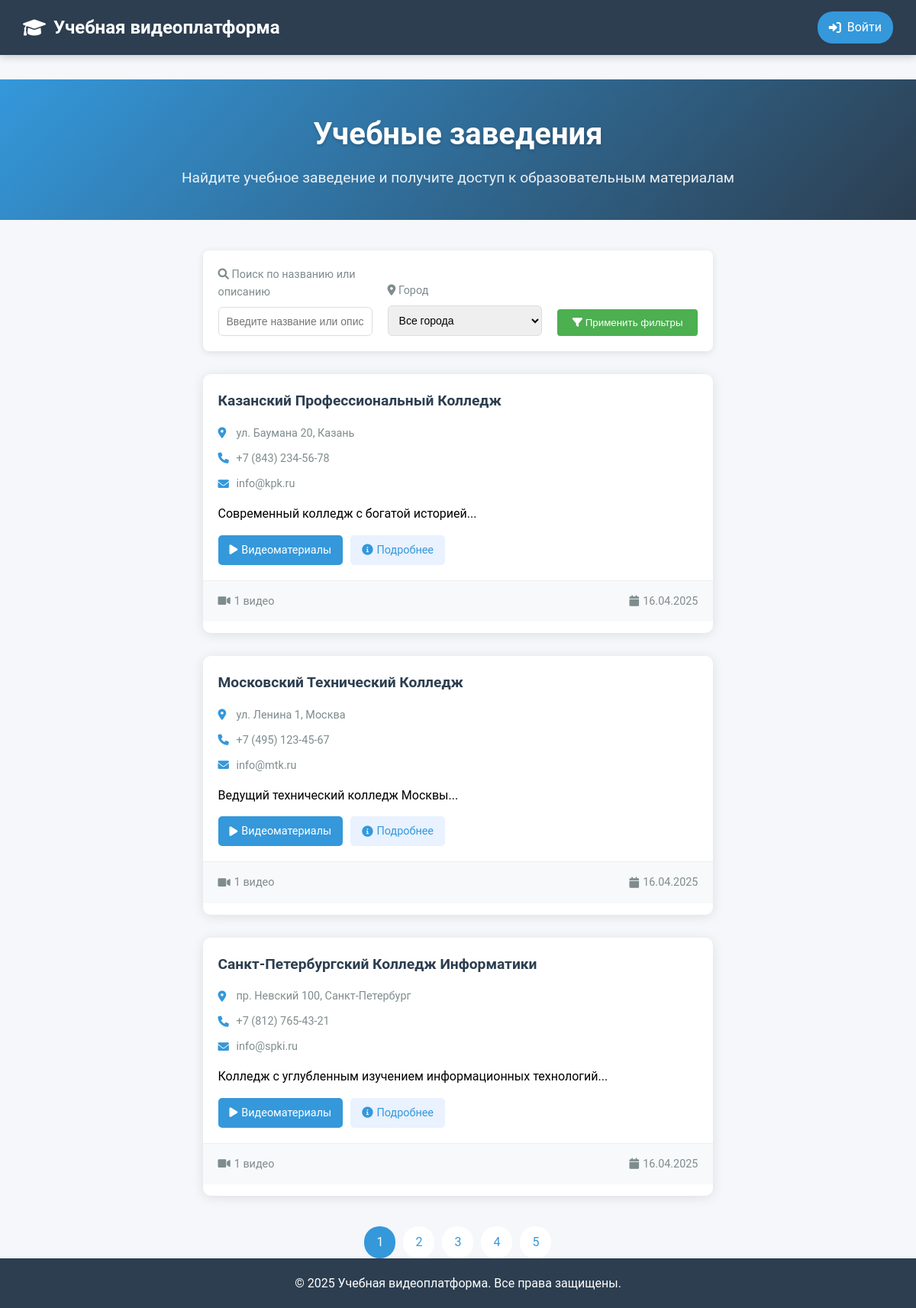
Page /colleges_list.php on the committed database.
### tables this page shows
CREATE TABLE `colleges` (
  `id` int(11) NOT NULL,
  `name` varchar(255) NOT NULL,
  `address` varchar(255) DEFAULT NULL,
  `phone` varchar(50) DEFAULT NULL,
  `email` varchar(255) DEFAULT NULL,
  `description` text DEFAULT NULL,
  `created_at` timestamp NOT NULL DEFAULT current_timestamp()
);

### colleges_list.php (the view, shortened to what this page needs)
<?php
require_once 'config/database.php';
try {
    $search = isset($_GET['search']) ? trim($_GET['search']) : '';
    $sql = "SELECT c.*,
            (SELECT COUNT(*) FROM videos v WHERE v.college_id = c.id) as video_count,
            DATE_FORMAT(c.created_at, '%d.%m.%Y') as formatted_date
            FROM colleges c WHERE 1=1";
    $params = [];
    $sql .= " ORDER BY c.name";
    $stmt = $pdo->prepare($sql);
    $stmt->execute($params);
    $colleges = $stmt->fetchAll(PDO::FETCH_ASSOC);
} catch(PDOException $e) {
    $error = 'Ошибка базы данных: ' . $e->getMessage();
}
?>
<!DOCTYPE html>
<html lang="ru">
<head>
    <link rel="stylesheet" href="css/admin.css">
    <link rel="stylesheet" href="https://cdnjs.cloudflare.com/ajax/libs/font-awesome/6.0.0-beta3/css/all.min.css">
</head>
<body>
    <header>
        <div class="logo">
            <a href="index.php">
                <i class="fas fa-graduation-cap"></i>
                Учебная видеоплатформа
            </a>
        </div>
        <div class="user-menu">
            <?php if (isset($_SESSION['user_id'])): ?>
                <span>Привет, <?php echo htmlspecialchars($_SESSION['user_name']); ?>!</span>
                <a href="logout.php">
                    <i class="fas fa-sign-out-alt"></i>
                    Выйти
                </a>
            <?php else: ?>
                <a href="login.php">
                    <i class="fas fa-sign-in-alt"></i>
                    Войти
                </a>
            <?php endif; ?>
        </div>
    </header>
    <div class="page-header">
        <div class="container">
            <h1>Учебные заведения</h1>
            <p>Найдите учебное заведение и получите доступ к образовательным материалам</p>
        </div>
    </div>
    <div class="container">
        <form class="filters" method="GET" action="">
            <div class="filter-group">
                <label for="search">
                    <i class="fas fa-search"></i>
                    Поиск по названию или описанию
                </label>
                <input type="text" id="search" name="search" class="filter-input"
                       placeholder="Введите название или описание..."
                       value="<?php echo htmlspecialchars($search); ?>">
            </div>
            <div class="filter-group">
                <label for="city">
                    <i class="fas fa-map-marker-alt"></i>
                    Город
                </label>
                <select id="city" name="city" class="filter-input">
                    <option value="">Все города</option>
                </select>
            </div>
            <div class="filter-group" style="flex: 0 0 auto;">
                <button type="submit" class="college-button">
                    <i class="fas fa-filter"></i>
                    Применить фильтры
                </button>
            </div>
        </form>
        <div class="colleges-grid">
            <?php if (isset($error)): ?>
                <div class="no-results">
                    <i class="fas fa-exclamation-circle"></i>
                    <p><?php echo htmlspecialchars($error); ?></p>
                </div>
            <?php else: ?>
                <?php foreach ($colleges as $college): ?>
                    <div class="college-card">
                        <div class="college-info">
                            <div class="college-title">
                                <?= htmlspecialchars($college['name']) ?>
                            </div>
                            <div class="college-meta">
                                <div class="meta-item">
                                    <i class="fas fa-map-marker-alt"></i>
                                    <?= $college['address'] ? htmlspecialchars($college['address']) : 'Не указан' ?>
                                </div>
                                <div class="meta-item">
                                    <i class="fas fa-phone"></i>
                                    <?= $college['phone'] ? htmlspecialchars($college['phone']) : 'Не указан' ?>
                                </div>
                                <div class="meta-item">
                                    <i class="fas fa-envelope"></i>
                                    <?= $college['email'] ? htmlspecialchars($college['email']) : 'Не указан' ?>
                                </div>
                            </div>
                            <?php if (!empty($college['description'])): ?>
                                <div class="college-description">
                                    <?= nl2br(htmlspecialchars(substr($college['description'], 0, 150))) ?>...
                                </div>
                            <?php endif; ?>
                            <div class="college-actions">
                                <a href="videos.php?college_id=<?= $college['id'] ?>" class="action-button primary">
                                    <i class="fas fa-play"></i>
                                    Видеоматериалы
                                </a>
                                <a href="college.php?id=<?= $college['id'] ?>" class="action-button secondary">
                                    <i class="fas fa-info-circle"></i>
                                    Подробнее
                                </a>
                            </div>
                        </div>
                        <div class="college-stats">
                            <div class="stat-item">
                                <i class="fas fa-video"></i>
                                <?= number_format($college['video_count']) ?> видео
                            </div>
                            <div class="stat-item">
                                <i class="fas fa-calendar"></i>
                                <?= $college['formatted_date'] ?>
                            </div>
                        </div>
                    </div>
                <?php endforeach; ?>
            <?php endif; ?>
        </div>
        <div class="pagination">
            <a href="#" class="active">1</a>
            <a href="#">2</a>
            <a href="#">3</a>
            <a href="#">4</a>
            <a href="#">5</a>
        </div>
    </div>
    <div class="footer">
        <p>&copy; <?php echo date('Y'); ?> Учебная видеоплатформа. Все права защищены.</p>
    </div>
</body>
</html>

### css/admin.css (style rules this page uses)
* { margin: 0; padding: 0; box-sizing: border-box; }
body { font-family: Arial, sans-serif; line-height: 1.6; background-color: #f4f4f4; }
header { background-color: #333; color: white; padding: 1rem; margin-bottom: 2rem; }
button { background-color: #4CAF50; color: white; padding: 10px 20px; border: none; border-radius: 4px; cursor: pointer; }
.colleges-grid { display: grid; grid-template-columns: repeat(auto-fill, minmax(300px, 1fr)); gap: 20px; margin-top: 20px; }
.college-card { background-color: white; border-radius: 8px; box-shadow: 0 2px 5px rgba(0,0,0,0.1); transition: transform 0.3s, box-shadow 0.3s; cursor: pointer; overflow: hidden; }
.college-stats { display: flex; justify-content: space-between; margin-bottom: 15px; }

### colleges_list.php (style rules this page uses)
body { font-family: 'Roboto', Arial, sans-serif; background-color: #f5f7fa; margin: 0; padding: 0; min-height: 100vh; display: flex; flex-direction: column; }
header { background-color: #2c3e50; padding: 15px 30px; color: white; display: flex; justify-content: space-between; align-items: center; box-shadow: 0 2px 10px rgba(0,0,0,0.2); }
.logo a { color: white; text-decoration: none; font-size: 1.5rem; font-weight: bold; display: flex; align-items: center; gap: 10px; }
.user-menu a { color: white; text-decoration: none; padding: 8px 15px; border-radius: 20px; background-color: #3498db; transition: all 0.3s ease; display: inline-flex; align-items: center; gap: 8px; }
.page-header { background: linear-gradient(135deg, #3498db, #2c3e50); color: white; padding: 40px 0; text-align: center; margin-bottom: 40px; }
.page-header h1 { margin: 0; font-size: 2.5rem; text-shadow: 0 2px 4px rgba(0,0,0,0.2); }
.page-header p { margin: 10px 0 0; font-size: 1.2rem; opacity: 0.9; }
.container { max-width: 1200px; margin: 0 auto; padding: 0 20px; }
.filters { background-color: white; padding: 20px; border-radius: 8px; box-shadow: 0 2px 10px rgba(0,0,0,0.1); margin-bottom: 30px; display: flex; gap: 20px; align-items: flex-end; }
.filter-group { flex: 1; }
.filter-group label { display: block; margin-bottom: 8px; color: #7f8c8d; font-size: 0.9rem; }
.filter-input { width: 100%; padding: 10px; border: 1px solid #ddd; border-radius: 6px; font-size: 14px; transition: all 0.3s ease; }
.colleges-grid { display: grid; grid-template-columns: repeat(auto-fill, minmax(350px, 1fr)); gap: 30px; margin-bottom: 40px; }
.college-card { background: #fff; border-radius: 10px; box-shadow: 0 2px 15px rgba(0, 0, 0, 0.1); transition: transform 0.3s ease, box-shadow 0.3s ease; overflow: hidden; }
.college-info { padding: 20px; }
.college-title { font-size: 1.2rem; font-weight: 600; color: #2c3e50; margin-bottom: 15px; }
.college-meta { display: grid; gap: 10px; margin-bottom: 15px; }
.meta-item { display: flex; align-items: center; gap: 8px; color: #7f8c8d; font-size: 0.9rem; }
.meta-item i { color: #3498db; width: 16px; }
.college-stats { display: flex; justify-content: space-between; padding: 15px 20px; background: #f8f9fa; border-top: 1px solid #eee; }
.stat-item { display: flex; align-items: center; gap: 5px; color: #7f8c8d; font-size: 0.9rem; }
.college-actions { display: flex; gap: 10px; margin-top: 15px; }
.action-button { padding: 8px 15px; border-radius: 5px; font-size: 0.9rem; text-decoration: none; display: flex; align-items: center; gap: 5px; transition: background-color 0.3s; }
.action-button.primary { background: #3498db; color: white; }
.action-button.secondary { background: #e9f2fe; color: #3498db; }
.pagination { display: flex; justify-content: center; gap: 10px; margin-top: 30px; }
.pagination a { padding: 8px 16px; background-color: white; border-radius: 20px; color: #3498db; text-decoration: none; transition: all 0.3s ease; }
.pagination .active { background-color: #3498db; color: white; }
.footer { background-color: #2c3e50; color: white; text-align: center; padding: 20px 0; margin-top: auto; }

### rows in the picture
colleges: name "Казанский Профессиональный Колледж", address "ул. Баумана 20, Казань", phone "+7 (843) 234-56-78", email "info@kpk.ru", description "Современный колледж с богатой историей", video_count "1", formatted_date "16.04.2025"
colleges: name "Московский Технический Колледж", address "ул. Ленина 1, Москва", phone "+7 (495) 123-45-67", email "info@mtk.ru", description "Ведущий технический колледж Москвы", video_count "1", formatted_date "16.04.2025"
colleges: name "Санкт-Петербургский Колледж Информатики", address "пр. Невский 100, Санкт-Петербург", phone "+7 (812) 765-43-21", email "info@spki.ru", description "Колледж с углубленным изучением информационных технологий", video_count "1", formatted_date "16.04.2025"
